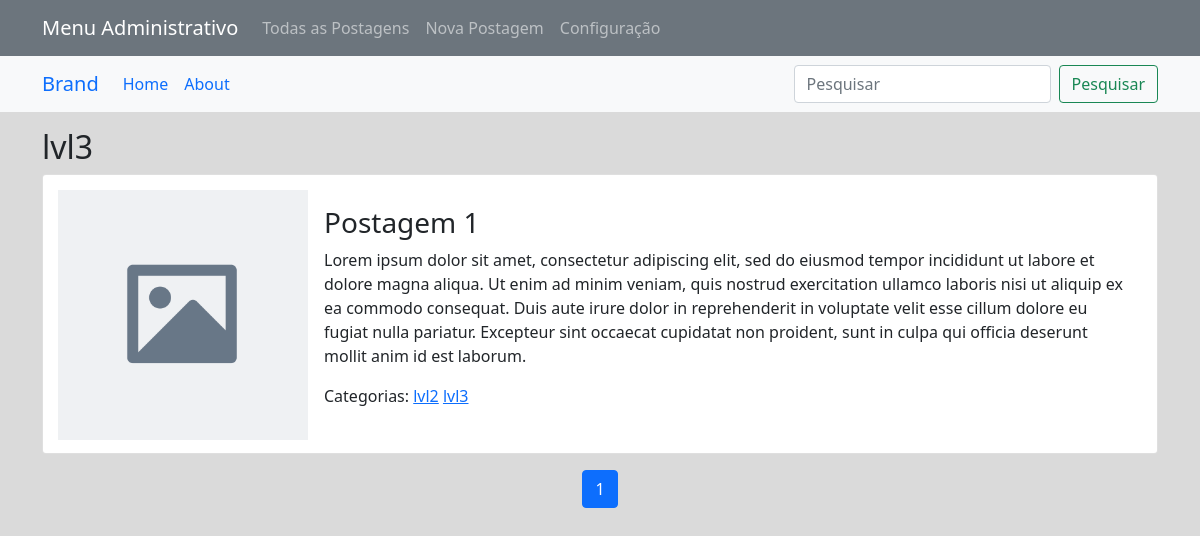
Before: /posts/tag_3/1/ with the older database file.
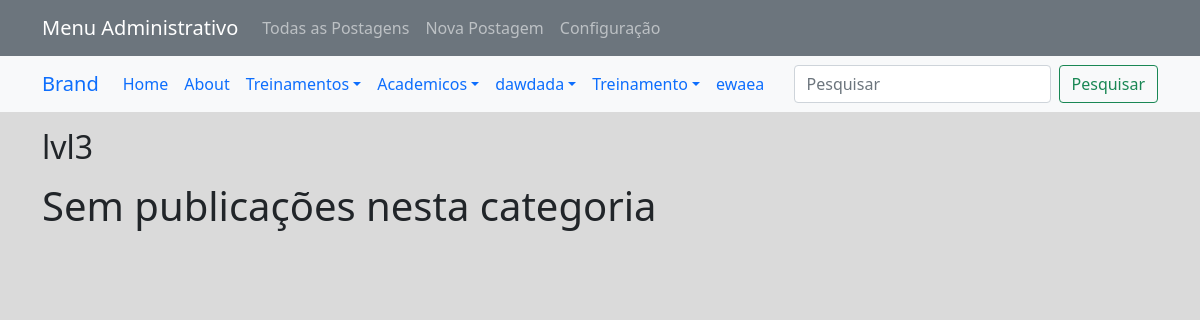
After: the same page with the newer database file.
### app_blog_platform/models.py (models this page shows)
class Post(models.Model):
    post_name = models.CharField(max_length=120, null=False, default='Post Name')
    post_body = RichTextUploadingField(blank=True, null=True)
    post_date = models.DateField(auto_now_add=True)
    post_tag_level_1  = models.ManyToManyField(Tags_Level_1)
    post_tag_level_2  = models.ManyToManyField(Tags_Level_2)
    post_tag_level_3  = models.ManyToManyField(Tags_Level_3)
    post_main_link = models.CharField(max_length=500, null=True)
    post_main_link_title = models.CharField(max_length=500, null=True)
    post_cover_image = models.ImageField(upload_to='images/cover/', null=True)
    post_slide_images = models.ManyToManyField(Post_Slide_Images)

class Tags_Level_2(models.Model):
    parent_tag = models.ManyToManyField(Tags_Level_1)
    tag_name = models.CharField(max_length=60)

class Tags_Level_3(models.Model):
    parent_tag = models.ManyToManyField(Tags_Level_2)
    tag_name = models.CharField(max_length=60)

class Tags_Level_1(models.Model):
    tag_name = models.CharField(max_length=60)

### app_blog_platform/views.py (the view)
# urls.py: path('posts/tag_3/<int:tag_id>/', views.post_list_by_tag_3, name='post_list_by_tag_3'),
def post_list_by_tag_3(request, tag_id):
    tag = get_object_or_404(Tags_Level_3, id=tag_id)
    posts_list = Post.objects.filter(post_tag_level_3__id=tag_id)
    items_per_page = 6
    paginator = Paginator(posts_list, items_per_page)
    page = request.GET.get('page', 1)
    posts = paginator.get_page(page)
    return render(request, 'post_list_by_tag.html', {'tag': tag, 'posts': posts})

### app_blog_platform/context_processors.py (called while the page is built)
def tags_context(request):
    tags_level_1 = Tags_Level_1.objects.all()
    tags_level_2 = Tags_Level_2.objects.all()
    tags_level_3 = Tags_Level_3.objects.all()
    return {
        'tags_level_1': tags_level_1,
        'tags_level_2': tags_level_2,
        'tags_level_3': tags_level_3,
    }

### app_blog_platform/templates/post_list_by_tag.html (shortened to what this page needs)
{% extends 'base.html' %}
{% block content %}
{% load static %}
<div class="container">
    <h2 class="mt-3">{{ tag.tag_name }}</h2>
    {% if posts%}
    {% for post in posts %}
        <div onclick='location.href="{% url 'view_post' post_id=post.id %}"' >
            <div class="post_list_card card mb-3">
                <div class="row g-0">
                    <div class="col-auto">
                        {% if post.post_cover_image %}
                            <img src="{{ post.post_cover_image.url }}" width="250px">
                        {% else %}
                            <img src="{% static 'placeholder.png' %}" width="250px">
                        {% endif %}
                    </div>
                    <div class="col">
                        <div class="card-body">
                            <h3 class="card-title">{{ post.post_name }}</h3>
                            {% if post.post_body|length > 500 %}
                                <p class="card-text">{{ post.post_body|safe|slice:"500" }} ...</p>
                            {% else %}
                                <p class="card-text">{{ post.post_body }}</p>
                            {% endif %}
                            <p class="card-text">Categorias:
                                {% for tag_2 in post.post_tag_level_2.all %}
                                    <a href="{% url 'post_list_by_tag_2' tag_2.id %}">{{ tag_2.tag_name }}</a>
                                {% endfor %}
                                {% for tag_3 in post.post_tag_level_3.all %}
                                    <a href="{% url 'post_list_by_tag_3' tag_3.id %}">{{ tag_3.tag_name }}</a>
                                {% endfor %}
                            </p>
                        </div>
                    </div>
                </div>
            </div>
        </div>
    {% endfor %}
    <nav aria-label="Page navigation">
        <ul class="pagination justify-content-center">
            {% for i in posts.paginator.page_range %}
                {% if posts.number == i %}
                    <li class="page-item active" aria-current="page">
                        <span class="page-link">{{ i }} </span>
                    </li>
                {% else %}
                    <li class="page-item">
                        <a class="page-link" href="?page={{ i }}">{{ i }}</a>
                    </li>
                {% endif %}
            {% endfor %}
        </ul>
    </nav>
</div>
{% else %}
<h1 class="mt-3">Sem publicações nesta categoria</h1>
{% endif %}
</div>
{% endblock %}

### app_blog_platform/templates/base.html (shortened to what this page needs)
{% load static %}
<!doctype html>
<html lang="en">
  <head>
    <link href="https://cdn.jsdelivr.net/npm/bootstrap@5.1.3/dist/css/bootstrap.min.css" rel="stylesheet">
    <link rel="stylesheet" href="{% static 'css/style.css' %}">
  </head>
  <body>
    <nav class="navbar navbar-expand-lg navbar-dark bg-secondary">
        <div class="container">
          <a class="navbar-brand" href="#">Menu Administrativo</a>
          <div class="collapse navbar-collapse" id="navbarScroll">
            <ul class="navbar-nav me-auto my-2 my-lg-0 navbar-nav-scroll" style="--bs-scroll-height: 100px;">
              <li class="nav-item">
                <a class="nav-link" href="{% url 'list_posts' %}">Todas as Postagens</a>
              </li>
              <li class="nav-item">
                <a class="nav-link" href="{% url 'new_post' %}">Nova Postagem</a>
              </li>
              <li class="nav-item">
                <a class="nav-link" href="{% url 'settings' %}">Configuração</a>
              </li>
            </ul>
          </div>
        </div>
      </nav>
<nav class="navbar navbar-expand-lg navbar bg-light">
  <div class="container">
  <a class="navbar-brand" href="#">Brand</a>
  <div class="collapse navbar-collapse" id="main_nav">
    <ul class="navbar-nav">
      <li class="nav-item active"> <a class="nav-link" href="#">Home </a> </li>
      <li class="nav-item"><a class="nav-link" href="#"> About </a></li>
      {% for tag_lvl_1 in tags_level_1 %}
      {% if tag_lvl_1.tags_level_2_set.all %}
          <li class="nav-item dropdown" id="myDropdown">
              <a class="nav-link dropdown-toggle" href="{% url 'post_list_by_tag_1' tag_id=tag_lvl_1.id %}" data-bs-toggle="dropdown">{{ tag_lvl_1.tag_name }}</a>
          </li>
      {% else %}
          <li class="nav-item" id="myDropdown">
              <a class="nav-link" href="{% url 'post_list_by_tag_1' tag_id=tag_lvl_1.id %}">{{ tag_lvl_1.tag_name }}</a>
          </li>
      {% endif %}
  {% endfor %}
    </ul>
  </div>
  <form class="d-flex" method="get" action="{% url 'search_posts' %}">
    <input class="form-control me-2" type="search" placeholder="Pesquisar" name="query" aria-label="Pesquisar">
    <button class="btn btn-outline-success" type="submit">Pesquisar</button>
</form>
  </div>
  </nav>
    {% block content %}
    {% endblock %}
  </body>
</html>

Changed rows visible on the page:
removed Post: post_name "Postagem 1", post_body "Lorem ipsum dolor sit amet, consectetur adipiscing elit, sed do eiusmod tempor incididunt ut labore et dolore magna aliqua. Ut enim ad minim veniam, quis nostrud exercitation ullamco laboris nisi ut aliquip ex ea commodo consequat. Duis aute irure dolor in reprehenderit in voluptate velit esse cillum dolore eu fugiat nulla pariatur. Excepteur sint occaecat cupidatat non proident, sunt in culpa qui officia deserunt mollit anim id est laborum.", Tags_Level_3 (tag_name "lvl3")
no longer on this page (row unchanged): Tags_Level_2: tag_name "lvl2"
added Tags_Level_1: tag_name "Treinamentos"
added Tags_Level_1: tag_name "Academicos"
added Tags_Level_1: tag_name "dawdada"
added Tags_Level_1: tag_name "Treinamento"
added Tags_Level_1: tag_name "ewaea"
Other visible differences:
text now shown: "Sem publicações nesta categoria"
list line gone: "1"
